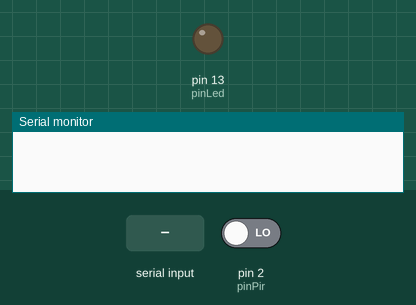
Recording of a sketch running on a simulated Arduino Uno, built with avr-gcc and run on an emulated ATmega328P. On the bench: output pins drawn as LEDs (lit = HIGH), the last lines printed to the serial monitor. The test bench sets the inputs (shaded band); at power-on: pin 2 (pinPir) LOW.

Above: at 2.8 s.
2.9 s: pin 2 (pinPir) driven HIGH
5.5 s: "2" received over Serial
At 7.1 s:
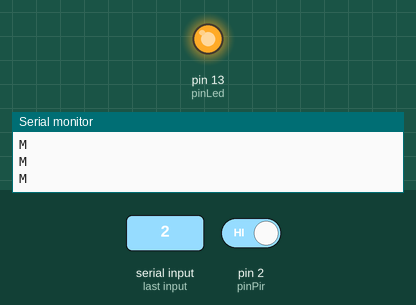
7.5 s: "1" received over Serial
At 8.6 s:
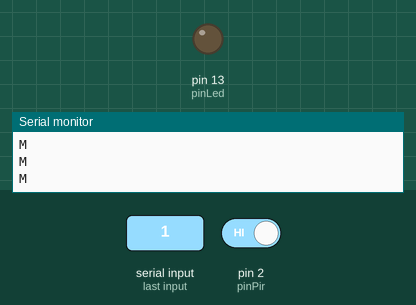
Timing chart, 0 to 10.5 s (numbered marks = the images above; inputs shaded):
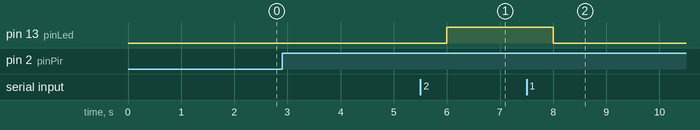

The sketch:

app.ino
```cpp
const int pinLed = 13;
const int pinPir = 2;
int val = 0;

void setup() {
  pinMode(pinLed, OUTPUT);
  pinMode(pinPir, INPUT);
  Serial.begin(9600);
}

void loop() {

  if (digitalRead(pinPir) == HIGH) {
    Serial.println("M");

    if (Serial.available() > 0) {

      if (Serial.read() == '2') {
        digitalWrite(pinLed, HIGH);
      } else {
        digitalWrite(pinLed, LOW);
      }
    }
  } else {
    digitalWrite(pinLed, LOW);
  }
  delay(1000);

}
```

Measured:
- after the input at 5.5 s, pin 13 (pinLed): LOW → HIGH after 0.50 s
- after the input at 7.5 s, pin 13 (pinLed): HIGH → LOW after 0.50 s
